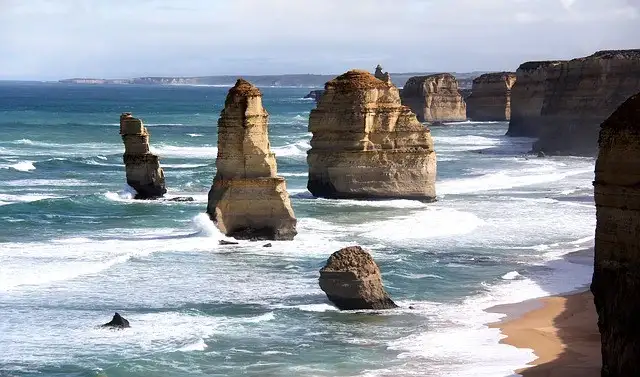
#> input picture Machine and Deep Learning/Practice/Other/Editing in python/image.webp, 640 x 377 px, given in place of the camera
$ python ObjectTrackingColor.py
#> lines starting #> are read from the running program, lines starting #| are printed output that depends on the picture; after the words box and inside, x2 and y2 are one past the last pixel; in counts of white or black regions, pixels touching at a corner belong together
import cv2
import numpy as np

def setValue(x):
    pass

cv2.namedWindow("Color Detector")
cv2.createTrackbar("Upper Hue", "Color Detector", 150, 180, setValue)
cv2.createTrackbar("Upper Saturation", "Color Detector", 255, 255, setValue)
cv2.createTrackbar("Upper Value", "Color Detector", 255, 255, setValue)
cv2.createTrackbar("Lower Hue", "Color Detector", 64, 180, setValue)
cv2.createTrackbar("Lower Saturation", "Color Detector", 72, 255, setValue)
cv2.createTrackbar("Lower Value", "Color Detector", 49, 255, setValue)

if __name__ == "__main__":
    cap = cv2.VideoCapture(0)

    while(cap.isOpened()):
        ret, frame = cap.read()
#> frame is the input picture: shape (377, 640, 3); mean B, G, R 162.2, 154.8, 147.9
        frame = cv2.resize(frame, None, fx=0.8, fy=0.8, interpolation=cv2.INTER_AREA)
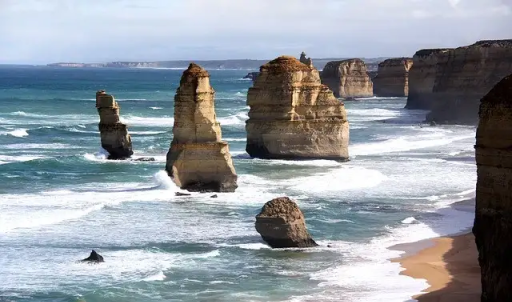
#> frame: shape (302, 512, 3); mean B, G, R 162.2, 154.8, 147.9

        hsv = cv2.cvtColor(frame, cv2.COLOR_BGR2HSV)
#> hsv: shape (302, 512, 3); mean H, S, V 89.5, 53.3, 168.6
        uh = cv2.getTrackbarPos("Upper Hue", "Color Detector")
        us = cv2.getTrackbarPos("Upper Saturation", "Color Detector")
        uv = cv2.getTrackbarPos("Upper Value", "Color Detector")
        lh = cv2.getTrackbarPos("Lower Hue", "Color Detector")
        ls = cv2.getTrackbarPos("Lower Saturation", "Color Detector")
        lv = cv2.getTrackbarPos("Lower Value", "Color Detector")

        upperHSV = np.array([uh,us,uv])
        lowerHSV = np.array([lh,ls,lv])

        mask = cv2.inRange(hsv, lowerHSV, upperHSV)
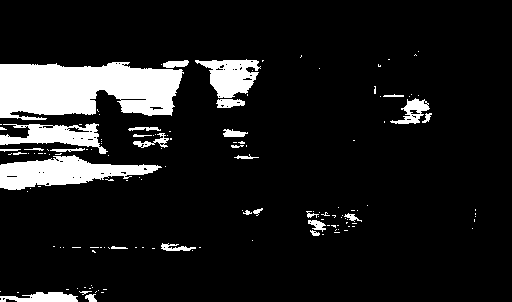
#> mask: shape (302, 512); 11.1% white; 142 white regions (112 under 20 px), largest, box (x1, y1, x2, y2) and area: (0, 62, 184, 120) 8091, (0, 155, 162, 190) 3076, (0, 123, 108, 154) 1548

        result = cv2.bitwise_and(frame, frame, mask=mask)
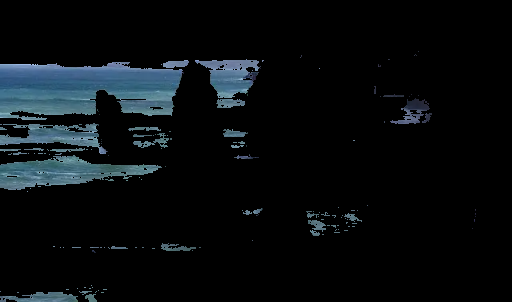
#> result: shape (302, 512, 3); mean B, G, R 15.1, 12.7, 8.8
        result = cv2.medianBlur(result, 3)

        cv2.imshow("Image", result)
        # cv2.imshow('mask',mask)
        k=cv2.waitKey(1)
#> (key Esc is pressed here)
        if k==27:
            break

    cv2.destroyAllWindows()
    cap.release()
